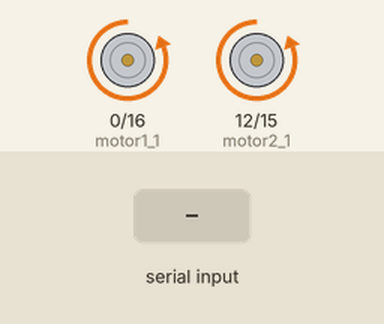
Simulated run of this sketch. Board: ESP32. Shown: motor-driver pin pairs drawn as motors (green arrow = first pin HIGH = forward, orange = second pin HIGH = backward, longer = more drive). Inputs (shaded band) come from the test bench. What the sketch prints to the serial monitor is not drawn.

Above: at 0.45 s.
At 0.83 s:
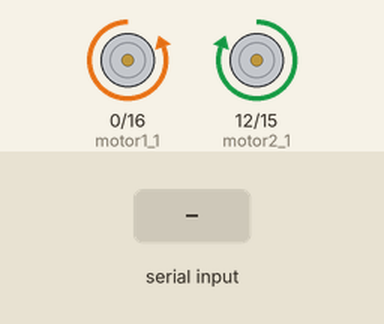
1.3 s: "90,45\n" received over Serial
At 1.6 s:
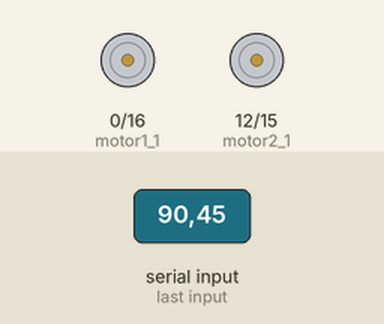
Timing chart, 0 to 18.6 s (numbered marks = the images above; inputs shaded):
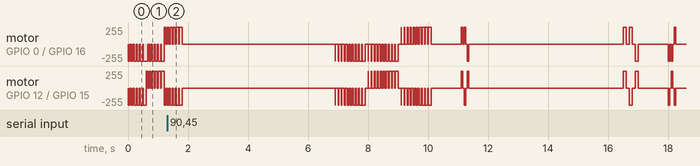

The sketch:

walle.ino
```cpp
#include "acceleration.h"
// String DIRECTION;
bool direction = true;

//входы драйвера моторов у валли
//orange - in2 16
//green - in1 0
//yellow - in4 15
//brown/gray - in3 12
//blue - step
//in1 + in2 = motor1
//in3 + in4 = motor2

int motor1_1 = 0;
int motor1_2 = 16;
int motor2_1 = 12;
int motor2_2 = 15;
int x = 1;  //переменная для приёма сообщений из порта String str;  //переменная для приёма строковых значений из порта


void setup() {
  Serial.begin(115200);
  pinMode(motor1_1, OUTPUT);
  pinMode(motor1_2, OUTPUT);
  pinMode(motor2_1, OUTPUT);
  pinMode(motor2_2, OUTPUT);
  Serial.print("setup");
}
int speed = 0;  //текущая скорость


void loop() {
  if (Serial.available() > 0) {

    x = Serial.parseInt();
    //x = constrain(x, 0, 180);
    Serial.println(x);

    //myservo.write(x);
  }
  direction = !direction;
  speed = 5;
  acceleration(direction, x, speed);
  delay(5000);
  //пауза между движениями
  speed = 0;
  acceleration(direction, x, speed);
  delay(1000);

  //нужно реализовать логику торможения
}
```

acceleration.h
```cpp
#include "Arduino.h"
#define SPEEDCONST 10

void acceleration(bool direction, int acc = 1, int speed = 5, int motor1_1 = 0, int motor1_2 = 16, int motor2_1 = 12, int motor2_2 = 15) {
  //туду исправить ошибки
  //для замедления параметр acc должен быть меньше 0
  //acc = constrain(acc, 1, 10);
  //ниже обрабатываем исключения - выход за границы допустимого диапозона
  //проверить как отрабатывает код при вводе -1 -2 и т.д туду
  acc = -10 > acc ? -10 : acc;
  acc = 0 == acc ? 1 : acc;
  acc = acc > 10 ? 10 : acc;
  String DIRECTION = "";
  DIRECTION = direction == false ? "вперёд" : "назад";
  Serial.printf("идём %s\n", DIRECTION);
  for (int i = speed; 0 <= i && i < 11; i += acc) {
    Serial.printf("i = %d\n", i);
    digitalWrite(motor1_1, direction == false ? LOW : HIGH);
    digitalWrite(motor1_2, direction == false ? HIGH : LOW);
    digitalWrite(motor2_1, direction == false ? LOW : HIGH);
    digitalWrite(motor2_2, direction == false ? HIGH : LOW);
    delay(SPEEDCONST * i);
    digitalWrite(motor1_1, LOW);
    digitalWrite(motor1_2, LOW);
    digitalWrite(motor2_1, LOW);
    digitalWrite(motor2_2, LOW);
    delay(SPEEDCONST * (10 - i));
  }
  //ниже должны быть вращения
  Serial.println("вращения");

  for (int i = speed; 0 <= i && i < 11; i += acc) {
    Serial.printf("i = %d\n", i);
    digitalWrite(motor1_1, direction == false ? LOW : HIGH);
    digitalWrite(motor1_2, direction == false ? HIGH : LOW);
    digitalWrite(motor2_1, direction == false ? HIGH : LOW);
    digitalWrite(motor2_2, direction == false ? LOW : HIGH);
    delay(SPEEDCONST * i);
    digitalWrite(motor1_1, LOW);
    digitalWrite(motor1_2, LOW);
    digitalWrite(motor2_1, LOW);
    digitalWrite(motor2_2, LOW);
    delay(SPEEDCONST * (10 - i));
  }
  for (int i = speed; 0 <= i && i < 11; i += acc) {
    Serial.printf("i = %d\n", i);
    digitalWrite(motor1_1, direction == false ? HIGH : LOW);
    digitalWrite(motor1_2, direction == false ? LOW : HIGH);
    digitalWrite(motor2_1, direction == false ? LOW : HIGH);
    digitalWrite(motor2_2, direction == false ? HIGH : LOW);
    delay(SPEEDCONST * i);
    digitalWrite(motor1_1, LOW);
    digitalWrite(motor1_2, LOW);
    digitalWrite(motor2_1, LOW);
    digitalWrite(motor2_2, LOW);
    delay(SPEEDCONST * (10 - i));
  }
}
```
